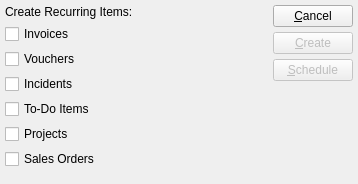
<?xml version="1.0" encoding="UTF-8"?>
<ui version="4.0">
 <comment>This file is part of the xTuple ERP: PostBooks Edition, a free and
open source Enterprise Resource Planning software suite,
Copyright (c) 1999-2014 by OpenMFG LLC, d/b/a xTuple.
It is licensed to you under the Common Public Attribution License
version 1.0, the full text of which (including xTuple-specific Exhibits)
is available at www.xtuple.com/CPAL.  By using this software, you agree
to be bound by its terms.</comment>
 <class>createRecurringItems</class>
 <widget class="QWidget" name="createRecurringItems">
  <property name="geometry">
   <rect>
    <x>0</x>
    <y>0</y>
    <width>358</width>
    <height>184</height>
   </rect>
  </property>
  <property name="sizePolicy">
   <sizepolicy hsizetype="Preferred" vsizetype="Preferred">
    <horstretch>0</horstretch>
    <verstretch>0</verstretch>
   </sizepolicy>
  </property>
  <property name="windowTitle">
   <string>Create Recurring Items</string>
  </property>
  <layout class="QGridLayout" name="gridLayout">
   <item row="0" column="0" colspan="3">
    <widget class="QLabel" name="_createRecurringItemsLit">
     <property name="text">
      <string>Create Recurring Items:</string>
     </property>
     <property name="alignment">
      <set>Qt::AlignLeading|Qt::AlignLeft|Qt::AlignTop</set>
     </property>
    </widget>
   </item>
   <item row="0" column="3" rowspan="8">
    <layout class="QVBoxLayout" name="verticalLayout">
     <item>
      <widget class="QPushButton" name="_close">
       <property name="text">
        <string>&amp;Cancel</string>
       </property>
      </widget>
     </item>
     <item>
      <widget class="QPushButton" name="_create">
       <property name="enabled">
        <bool>false</bool>
       </property>
       <property name="text">
        <string>&amp;Create</string>
       </property>
       <property name="default">
        <bool>true</bool>
       </property>
      </widget>
     </item>
     <item>
      <widget class="QPushButton" name="_submit">
       <property name="enabled">
        <bool>false</bool>
       </property>
       <property name="text">
        <string>&amp;Schedule</string>
       </property>
      </widget>
     </item>
     <item>
      <spacer>
       <property name="orientation">
        <enum>Qt::Vertical</enum>
       </property>
       <property name="sizeType">
        <enum>QSizePolicy::Expanding</enum>
       </property>
       <property name="sizeHint" stdset="0">
        <size>
         <width>20</width>
         <height>16</height>
        </size>
       </property>
      </spacer>
     </item>
    </layout>
   </item>
   <item row="3" column="0" colspan="2">
    <widget class="XCheckBox" name="_incidents">
     <property name="text">
      <string>Incidents</string>
     </property>
    </widget>
   </item>
   <item row="3" column="2" rowspan="3">
    <spacer>
     <property name="orientation">
      <enum>Qt::Horizontal</enum>
     </property>
     <property name="sizeHint" stdset="0">
      <size>
       <width>0</width>
       <height>0</height>
      </size>
     </property>
    </spacer>
   </item>
   <item row="4" column="0" colspan="2">
    <widget class="XCheckBox" name="_todoItems">
     <property name="text">
      <string>To-Do Items</string>
     </property>
    </widget>
   </item>
   <item row="5" column="0" colspan="2">
    <widget class="XCheckBox" name="_projects">
     <property name="text">
      <string>Projects</string>
     </property>
    </widget>
   </item>
   <item row="1" column="0" colspan="2">
    <widget class="XCheckBox" name="_invoices">
     <property name="text">
      <string>Invoices</string>
     </property>
    </widget>
   </item>
   <item row="7" column="0">
    <spacer name="verticalSpacer">
     <property name="orientation">
      <enum>Qt::Vertical</enum>
     </property>
     <property name="sizeHint" stdset="0">
      <size>
       <width>0</width>
       <height>0</height>
      </size>
     </property>
    </spacer>
   </item>
   <item row="2" column="0">
    <widget class="XCheckBox" name="_vouchers">
     <property name="text">
      <string>Vouchers</string>
     </property>
    </widget>
   </item>
   <item row="6" column="0">
    <widget class="XCheckBox" name="_salesOrders">
     <property name="text">
      <string>Sales Orders</string>
     </property>
    </widget>
   </item>
  </layout>
 </widget>
 <layoutdefault spacing="5" margin="5"/>
 <customwidgets>
  <customwidget>
   <class>XCheckBox</class>
   <extends>QCheckBox</extends>
   <header>xcheckbox.h</header>
  </customwidget>
 </customwidgets>
 <tabstops>
  <tabstop>_invoices</tabstop>
  <tabstop>_incidents</tabstop>
  <tabstop>_todoItems</tabstop>
  <tabstop>_projects</tabstop>
  <tabstop>_create</tabstop>
  <tabstop>_close</tabstop>
 </tabstops>
 <resources/>
 <connections>
  <connection>
   <sender>_close</sender>
   <signal>clicked()</signal>
   <receiver>createRecurringItems</receiver>
   <slot>close()</slot>
   <hints>
    <hint type="sourcelabel">
     <x>525</x>
     <y>23</y>
    </hint>
    <hint type="destinationlabel">
     <x>20</x>
     <y>20</y>
    </hint>
   </hints>
  </connection>
 </connections>
</ui>
